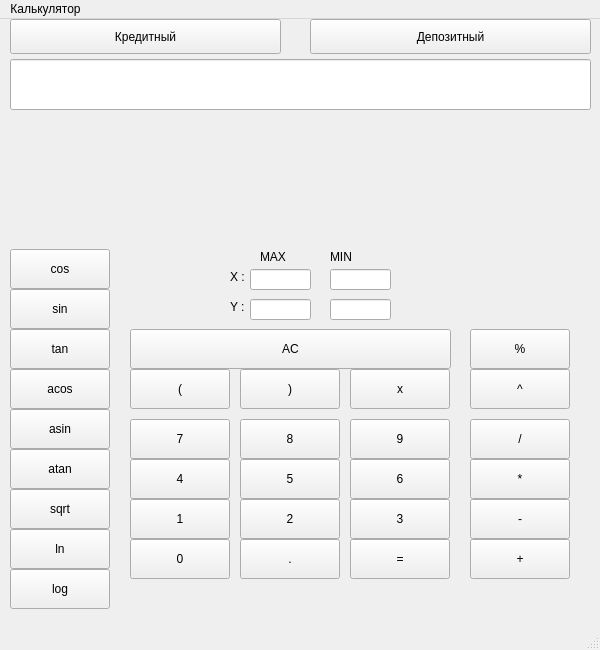
<?xml version="1.0" encoding="UTF-8"?>
<ui version="4.0">
 <class>MainWindow</class>
 <widget class="QMainWindow" name="MainWindow">
  <property name="geometry">
   <rect>
    <x>0</x>
    <y>0</y>
    <width>600</width>
    <height>650</height>
   </rect>
  </property>
  <property name="windowTitle">
   <string>MainWindow</string>
  </property>
  <widget class="QWidget" name="centralwidget">
   <widget class="QPushButton" name="bDeposit">
    <property name="geometry">
     <rect>
      <x>310</x>
      <y>0</y>
      <width>281</width>
      <height>35</height>
     </rect>
    </property>
    <property name="text">
     <string>Депозитный</string>
    </property>
   </widget>
   <widget class="QPushButton" name="bCredit">
    <property name="geometry">
     <rect>
      <x>10</x>
      <y>0</y>
      <width>271</width>
      <height>35</height>
     </rect>
    </property>
    <property name="text">
     <string>Кредитный</string>
    </property>
   </widget>
   <widget class="QLineEdit" name="lineEdit">
    <property name="geometry">
     <rect>
      <x>10</x>
      <y>40</y>
      <width>581</width>
      <height>51</height>
     </rect>
    </property>
    <property name="font">
     <font>
      <pointsize>20</pointsize>
     </font>
    </property>
    <property name="text">
     <string/>
    </property>
   </widget>
   <widget class="QPushButton" name="b_1">
    <property name="geometry">
     <rect>
      <x>130</x>
      <y>480</y>
      <width>100</width>
      <height>40</height>
     </rect>
    </property>
    <property name="text">
     <string>1</string>
    </property>
   </widget>
   <widget class="QPushButton" name="b_2">
    <property name="geometry">
     <rect>
      <x>240</x>
      <y>480</y>
      <width>100</width>
      <height>40</height>
     </rect>
    </property>
    <property name="text">
     <string>2</string>
    </property>
   </widget>
   <widget class="QPushButton" name="b_3">
    <property name="geometry">
     <rect>
      <x>350</x>
      <y>480</y>
      <width>100</width>
      <height>40</height>
     </rect>
    </property>
    <property name="text">
     <string>3</string>
    </property>
   </widget>
   <widget class="QPushButton" name="b_4">
    <property name="geometry">
     <rect>
      <x>130</x>
      <y>440</y>
      <width>100</width>
      <height>40</height>
     </rect>
    </property>
    <property name="text">
     <string>4</string>
    </property>
   </widget>
   <widget class="QPushButton" name="b_5">
    <property name="geometry">
     <rect>
      <x>240</x>
      <y>440</y>
      <width>100</width>
      <height>40</height>
     </rect>
    </property>
    <property name="text">
     <string>5</string>
    </property>
   </widget>
   <widget class="QPushButton" name="b_6">
    <property name="geometry">
     <rect>
      <x>350</x>
      <y>440</y>
      <width>100</width>
      <height>40</height>
     </rect>
    </property>
    <property name="text">
     <string>6</string>
    </property>
   </widget>
   <widget class="QPushButton" name="b_7">
    <property name="geometry">
     <rect>
      <x>130</x>
      <y>400</y>
      <width>100</width>
      <height>40</height>
     </rect>
    </property>
    <property name="text">
     <string>7</string>
    </property>
   </widget>
   <widget class="QPushButton" name="b_8">
    <property name="geometry">
     <rect>
      <x>240</x>
      <y>400</y>
      <width>100</width>
      <height>40</height>
     </rect>
    </property>
    <property name="text">
     <string>8</string>
    </property>
   </widget>
   <widget class="QPushButton" name="b_9">
    <property name="geometry">
     <rect>
      <x>350</x>
      <y>400</y>
      <width>100</width>
      <height>40</height>
     </rect>
    </property>
    <property name="text">
     <string>9</string>
    </property>
   </widget>
   <widget class="QPushButton" name="b_0">
    <property name="geometry">
     <rect>
      <x>130</x>
      <y>520</y>
      <width>100</width>
      <height>40</height>
     </rect>
    </property>
    <property name="text">
     <string>0</string>
    </property>
   </widget>
   <widget class="QPushButton" name="bPoint">
    <property name="geometry">
     <rect>
      <x>240</x>
      <y>520</y>
      <width>100</width>
      <height>40</height>
     </rect>
    </property>
    <property name="text">
     <string>.</string>
    </property>
   </widget>
   <widget class="QPushButton" name="bEqual">
    <property name="geometry">
     <rect>
      <x>350</x>
      <y>520</y>
      <width>100</width>
      <height>40</height>
     </rect>
    </property>
    <property name="text">
     <string>=</string>
    </property>
   </widget>
   <widget class="QPushButton" name="bAdd">
    <property name="geometry">
     <rect>
      <x>470</x>
      <y>520</y>
      <width>100</width>
      <height>40</height>
     </rect>
    </property>
    <property name="text">
     <string>+</string>
    </property>
   </widget>
   <widget class="QPushButton" name="bSub">
    <property name="geometry">
     <rect>
      <x>470</x>
      <y>480</y>
      <width>100</width>
      <height>40</height>
     </rect>
    </property>
    <property name="text">
     <string>-</string>
    </property>
   </widget>
   <widget class="QPushButton" name="bMul">
    <property name="geometry">
     <rect>
      <x>470</x>
      <y>440</y>
      <width>100</width>
      <height>40</height>
     </rect>
    </property>
    <property name="text">
     <string>*</string>
    </property>
   </widget>
   <widget class="QPushButton" name="bDiv">
    <property name="geometry">
     <rect>
      <x>470</x>
      <y>400</y>
      <width>100</width>
      <height>40</height>
     </rect>
    </property>
    <property name="text">
     <string>/</string>
    </property>
   </widget>
   <widget class="QPushButton" name="bDelete">
    <property name="geometry">
     <rect>
      <x>130</x>
      <y>310</y>
      <width>321</width>
      <height>40</height>
     </rect>
    </property>
    <property name="text">
     <string>AC</string>
    </property>
   </widget>
   <widget class="QPushButton" name="bMod">
    <property name="geometry">
     <rect>
      <x>470</x>
      <y>310</y>
      <width>100</width>
      <height>40</height>
     </rect>
    </property>
    <property name="text">
     <string>%</string>
    </property>
   </widget>
   <widget class="QPushButton" name="b_bracket_off">
    <property name="geometry">
     <rect>
      <x>240</x>
      <y>350</y>
      <width>100</width>
      <height>40</height>
     </rect>
    </property>
    <property name="text">
     <string>)</string>
    </property>
   </widget>
   <widget class="QPushButton" name="b_bracket_on">
    <property name="geometry">
     <rect>
      <x>130</x>
      <y>350</y>
      <width>100</width>
      <height>40</height>
     </rect>
    </property>
    <property name="text">
     <string>(</string>
    </property>
   </widget>
   <widget class="QPushButton" name="b_log">
    <property name="geometry">
     <rect>
      <x>10</x>
      <y>550</y>
      <width>100</width>
      <height>40</height>
     </rect>
    </property>
    <property name="text">
     <string>log</string>
    </property>
   </widget>
   <widget class="QPushButton" name="b_ln">
    <property name="geometry">
     <rect>
      <x>10</x>
      <y>510</y>
      <width>100</width>
      <height>40</height>
     </rect>
    </property>
    <property name="text">
     <string>ln</string>
    </property>
   </widget>
   <widget class="QPushButton" name="b_sqrt">
    <property name="geometry">
     <rect>
      <x>10</x>
      <y>470</y>
      <width>100</width>
      <height>40</height>
     </rect>
    </property>
    <property name="text">
     <string>sqrt</string>
    </property>
   </widget>
   <widget class="QPushButton" name="b_atan">
    <property name="geometry">
     <rect>
      <x>10</x>
      <y>430</y>
      <width>100</width>
      <height>40</height>
     </rect>
    </property>
    <property name="text">
     <string>atan</string>
    </property>
   </widget>
   <widget class="QPushButton" name="b_asin">
    <property name="geometry">
     <rect>
      <x>10</x>
      <y>390</y>
      <width>100</width>
      <height>40</height>
     </rect>
    </property>
    <property name="text">
     <string>asin</string>
    </property>
   </widget>
   <widget class="QPushButton" name="b_acos">
    <property name="geometry">
     <rect>
      <x>10</x>
      <y>350</y>
      <width>100</width>
      <height>40</height>
     </rect>
    </property>
    <property name="text">
     <string>acos</string>
    </property>
   </widget>
   <widget class="QPushButton" name="b_tan">
    <property name="geometry">
     <rect>
      <x>10</x>
      <y>310</y>
      <width>100</width>
      <height>40</height>
     </rect>
    </property>
    <property name="text">
     <string>tan</string>
    </property>
   </widget>
   <widget class="QPushButton" name="b_sin">
    <property name="geometry">
     <rect>
      <x>10</x>
      <y>270</y>
      <width>100</width>
      <height>40</height>
     </rect>
    </property>
    <property name="text">
     <string>sin</string>
    </property>
   </widget>
   <widget class="QPushButton" name="b_cos">
    <property name="geometry">
     <rect>
      <x>10</x>
      <y>230</y>
      <width>100</width>
      <height>40</height>
     </rect>
    </property>
    <property name="text">
     <string>cos</string>
    </property>
   </widget>
   <widget class="QPushButton" name="bPow">
    <property name="geometry">
     <rect>
      <x>470</x>
      <y>350</y>
      <width>100</width>
      <height>40</height>
     </rect>
    </property>
    <property name="text">
     <string>^</string>
    </property>
   </widget>
   <widget class="QCustomPlot" name="widget" native="true">
    <property name="geometry">
     <rect>
      <x>20</x>
      <y>100</y>
      <width>561</width>
      <height>121</height>
     </rect>
    </property>
   </widget>
   <widget class="QLineEdit" name="lineEdit_x_begin">
    <property name="geometry">
     <rect>
      <x>250</x>
      <y>250</y>
      <width>61</width>
      <height>21</height>
     </rect>
    </property>
    <property name="text">
     <string/>
    </property>
   </widget>
   <widget class="QLineEdit" name="lineEdit_y_begin">
    <property name="geometry">
     <rect>
      <x>250</x>
      <y>280</y>
      <width>61</width>
      <height>21</height>
     </rect>
    </property>
    <property name="text">
     <string/>
    </property>
   </widget>
   <widget class="QLineEdit" name="lineEdit_x_end">
    <property name="geometry">
     <rect>
      <x>330</x>
      <y>250</y>
      <width>61</width>
      <height>21</height>
     </rect>
    </property>
    <property name="text">
     <string/>
    </property>
   </widget>
   <widget class="QLineEdit" name="lineEdit_y_end">
    <property name="geometry">
     <rect>
      <x>330</x>
      <y>280</y>
      <width>61</width>
      <height>21</height>
     </rect>
    </property>
    <property name="text">
     <string/>
    </property>
   </widget>
   <widget class="QLabel" name="label">
    <property name="geometry">
     <rect>
      <x>230</x>
      <y>250</y>
      <width>21</width>
      <height>16</height>
     </rect>
    </property>
    <property name="text">
     <string>X :</string>
    </property>
   </widget>
   <widget class="QLabel" name="label_2">
    <property name="geometry">
     <rect>
      <x>230</x>
      <y>280</y>
      <width>21</width>
      <height>16</height>
     </rect>
    </property>
    <property name="text">
     <string>Y :</string>
    </property>
   </widget>
   <widget class="QLabel" name="label_3">
    <property name="geometry">
     <rect>
      <x>260</x>
      <y>230</y>
      <width>31</width>
      <height>16</height>
     </rect>
    </property>
    <property name="text">
     <string>MAX</string>
    </property>
   </widget>
   <widget class="QLabel" name="label_4">
    <property name="geometry">
     <rect>
      <x>330</x>
      <y>230</y>
      <width>31</width>
      <height>16</height>
     </rect>
    </property>
    <property name="text">
     <string>MIN</string>
    </property>
   </widget>
   <widget class="QPushButton" name="b_x">
    <property name="geometry">
     <rect>
      <x>350</x>
      <y>350</y>
      <width>100</width>
      <height>40</height>
     </rect>
    </property>
    <property name="text">
     <string>x</string>
    </property>
   </widget>
  </widget>
  <widget class="QMenuBar" name="menubar">
   <property name="geometry">
    <rect>
     <x>0</x>
     <y>0</y>
     <width>600</width>
     <height>24</height>
    </rect>
   </property>
   <widget class="QMenu" name="menu">
    <property name="title">
     <string>Калькулятор</string>
    </property>
   </widget>
   <addaction name="menu"/>
  </widget>
  <widget class="QStatusBar" name="statusbar"/>
 </widget>
 <customwidgets>
  <customwidget>
   <class>QCustomPlot</class>
   <extends>QWidget</extends>
   <header>qcustomplot.h</header>
   <container>1</container>
  </customwidget>
 </customwidgets>
 <resources/>
 <connections/>
</ui>
